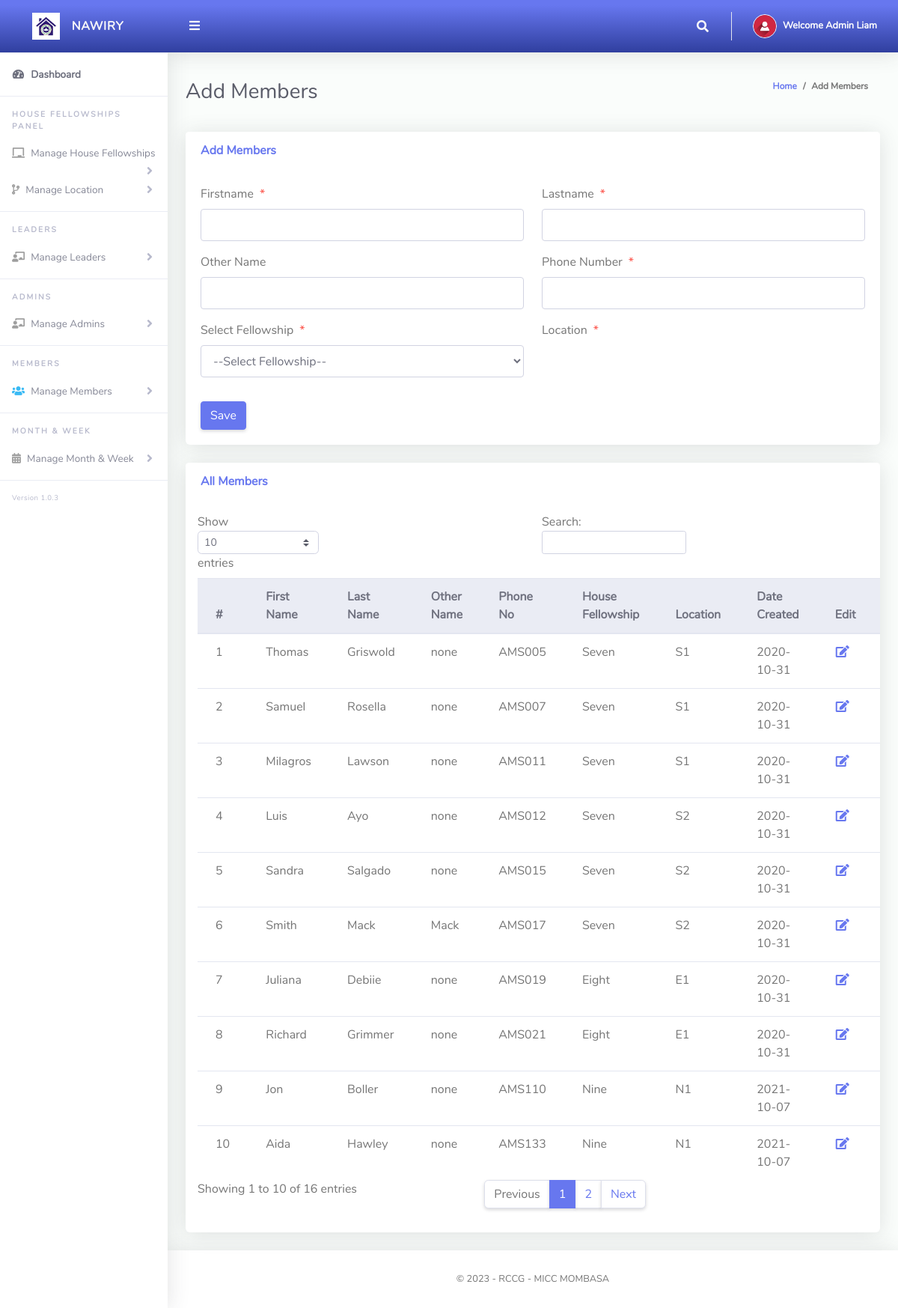
The page /Admin/createMembers.php (signed in) on the database its author committed.
### tables this page shows
CREATE TABLE `tblmembers` (
  `Id` int(10) NOT NULL,
  `firstName` varchar(255) NOT NULL,
  `lastName` varchar(255) NOT NULL,
  `otherName` varchar(255) NOT NULL,
  `phoneNumber` varchar(255) NOT NULL,
  `password` varchar(50) NOT NULL,
  `hseId` varchar(10) NOT NULL,
  `hseArmId` varchar(10) NOT NULL,
  `dateCreated` varchar(50) NOT NULL
);

CREATE TABLE `tblhse` (
  `Id` int(10) NOT NULL,
  `hseFellowshipName` varchar(255) NOT NULL
);

CREATE TABLE `tblhsearms` (
  `Id` int(10) NOT NULL,
  `hseId` varchar(10) NOT NULL,
  `hseArmName` varchar(255) NOT NULL,
  `isAssigned` varchar(10) NOT NULL
);

### Admin/createMembers.php (the view, shortened to what this page needs)
<?php
include '../Includes/dbcon.php';
?>
<!DOCTYPE html>
<html lang="en">
<head>
  <link href="../vendor/fontawesome-free/css/all.min.css" rel="stylesheet" type="text/css">
  <link href="../vendor/bootstrap/css/bootstrap.min.css" rel="stylesheet" type="text/css">
  <link href="css/ruang-admin.min.css" rel="stylesheet">
</head>
<body id="page-top">
  <div id="wrapper">
      <?php include "Includes/sidebar.php";?>
    <div id="content-wrapper" class="d-flex flex-column">
      <div id="content">
       <?php include "Includes/topbar.php";?>
        <div class="container-fluid" id="container-wrapper">
          <div class="d-sm-flex align-items-center justify-content-between mb-4">
            <h1 class="h3 mb-0 text-gray-800">Add Members</h1>
            <ol class="breadcrumb">
              <li class="breadcrumb-item"><a href="./">Home</a></li>
              <li class="breadcrumb-item active" aria-current="page">Add Members</li>
            </ol>
          </div>
          <div class="row">
            <div class="col-lg-12">
              <div class="card mb-4">
                <div class="card-header py-3 d-flex flex-row align-items-center justify-content-between">
                  <h6 class="m-0 font-weight-bold text-primary">Add Members</h6>
                </div>
                <div class="card-body">
                  <form method="post">
                   <div class="form-group row mb-3">
                        <div class="col-xl-6">
                        <label class="form-control-label">Firstname<span class="text-danger ml-2">*</span></label>
                        <input type="text" class="form-control" name="firstName" value="<?php echo $row['firstName'];?>" id="exampleInputFirstName" >
                        </div>
                        <div class="col-xl-6">
                        <label class="form-control-label">Lastname<span class="text-danger ml-2">*</span></label>
                      <input type="text" class="form-control" name="lastName" value="<?php echo $row['lastName'];?>" id="exampleInputFirstName" >
                        </div>
                    </div>
                     <div class="form-group row mb-3">
                        <div class="col-xl-6">
                        <label class="form-control-label">Other Name<span class="text-danger ml-2"></span></label>
                        <input type="text" class="form-control" name="otherName" value="<?php echo $row['otherName'];?>" id="exampleInputFirstName" >
                        </div>
                        <div class="col-xl-6">
                        <label class="form-control-label">Phone Number<span class="text-danger ml-2">*</span></label>
                      <input type="text" class="form-control" required name="phoneNumber" value="<?php echo $row['phoneNumber'];?>" id="exampleInputFirstName" >
                        </div>
                    </div>
                    <div class="form-group row mb-3">
                        <div class="col-xl-6">
                        <label class="form-control-label">Select Fellowship<span class="text-danger ml-2">*</span></label>
                         <?php
                        $qry= "SELECT * FROM tblhse ORDER BY hseFellowshipName ASC";
                        $result = $conn->query($qry);
                        $num = $result->num_rows;
                        if ($num > 0){
                          echo ' <select required name="hseId" onchange="classArmDropdown(this.value)" class="form-control mb-3">';
                          echo'<option value="">--Select Fellowship--</option>';
                                  echo '</select>';
                              }
                            ?>
                        </div>
                        <div class="col-xl-6">
                        <label class="form-control-label">Location<span class="text-danger ml-2">*</span></label>
                        </div>
                    </div>
                      <?php
                    if (isset($Id))
                    {
                    ?>
                    <button type="submit" name="update" class="btn btn-warning">Update</button>
                    &nbsp;&nbsp;&nbsp;&nbsp;&nbsp;&nbsp;&nbsp;&nbsp;&nbsp;&nbsp;
                    <?php
                    } else {
                    ?>
                    <button type="submit" name="save" class="btn btn-primary">Save</button>
                    <?php
                    }
                    ?>
                  </form>
                </div>
              </div>
                 <div class="row">
              <div class="col-lg-12">
              <div class="card mb-4">
                <div class="card-header py-3 d-flex flex-row align-items-center justify-content-between">
                  <h6 class="m-0 font-weight-bold text-primary">All Members</h6>
                </div>
                <div class="table-responsive p-3">
                  <table class="table align-items-center table-flush table-hover" id="dataTableHover">
                    <thead class="thead-light">
                      <tr>
                        <th>#</th>
                        <th>First Name</th>
                        <th>Last Name</th>
                        <th>Other Name</th>
                        <th>Phone No</th>
                        <th>House Fellowship</th>
                        <th>Location</th>
                        <th>Date Created</th>
                         <th>Edit</th>
                        <th>Delete</th>
                      </tr>
                    </thead>
                    <tbody>
                  <?php
                      $query = "SELECT tblmembers.Id,tblhse.hseFellowshipName,tblhsearms.hseArmName,tblhsearms.Id AS hseArmId,tblmembers.firstName,
                      tblmembers.lastName,tblmembers.otherName,tblmembers.phoneNumber,tblmembers.dateCreated
                      FROM tblmembers
                      INNER JOIN tblhse ON tblhse.Id = tblmembers.hseId
                      INNER JOIN tblhsearms ON tblhsearms.Id = tblmembers.hseArmId";
                      $rs = $conn->query($query);
                      $num = $rs->num_rows;
                      $sn=0;
                      if($num > 0)
                      {
                        while ($rows = $rs->fetch_assoc())
                          {
                             $sn = $sn + 1;
                            echo"
                              <tr>
                                <td>".$sn."</td>
                                <td>".$rows['firstName']."</td>
                                <td>".$rows['lastName']."</td>
                                <td>".$rows['otherName']."</td>
                                <td>".$rows['phoneNumber']."</td>
                                <td>".$rows['hseFellowshipName']."</td>
                                <td>".$rows['hseArmName']."</td>
                                 <td>".$rows['dateCreated']."</td>
                                <td><a href='?action=edit&Id=".$rows['Id']."'><i class='fas fa-fw fa-edit'></i></a></td>
                                <td><a href='?action=delete&Id=".$rows['Id']."'><i class='fas fa-fw fa-trash'></i></a></td>
                              </tr>";
                          }
                      }
                      else
                      {
                           echo
                           "<div class='alert alert-danger' role='alert'>
                            No Record Found!
                            </div>";
                      }
                      ?>
                    </tbody>
                  </table>
                </div>
              </div>
            </div>
            </div>
          </div>
        </div>
      </div>
       <?php include "Includes/footer.php";?>
    </div>
  </div>
</body>
</html>

### Admin/Includes/topbar.php (shortened to what this page needs)
<?php
  $query = "SELECT * FROM tbladmin WHERE Id = ".$_SESSION['userId']."";
  $rs = $conn->query($query);
  $rows = $rs->fetch_assoc();
  $fullName = $rows['firstName']." ".$rows['lastName'];
?>
<nav class="navbar navbar-expand navbar-light bg-gradient-primary topbar mb-4 static-top">
          <button id="sidebarToggleTop" class="btn btn-link rounded-circle mr-3">
            <i class="fa fa-bars"></i>
          </button>
          <ul class="navbar-nav ml-auto">
            <li class="nav-item dropdown no-arrow">
              <a class="nav-link dropdown-toggle" href="#" id="searchDropdown" role="button" data-toggle="dropdown"
                aria-haspopup="true" aria-expanded="false">
                <i class="fas fa-search fa-fw"></i>
              </a>
            </li>
            <li class="nav-item dropdown no-arrow">
              <a class="nav-link dropdown-toggle" href="#" id="userDropdown" role="button" data-toggle="dropdown"
                aria-haspopup="true" aria-expanded="false">
                <img class="img-profile rounded-circle" src="img/user-icn.png" style="max-width: 60px">
                <span class="ml-2 d-none d-lg-inline text-white small"><b>Welcome <?php echo $fullName;?></b></span>
              </a>
            </li>
          </ul>
        </nav>

### rows shown on the page
tblmembers: firstName "Thomas", lastName "Griswold", otherName "none", phoneNumber "AMS005", hseId.hseFellowshipName "Seven", hseArmId.hseArmName "S1", dateCreated "2020-10-31"
tblmembers: firstName "Samuel", lastName "Rosella", otherName "none", phoneNumber "AMS007", hseId.hseFellowshipName "Seven", hseArmId.hseArmName "S1", dateCreated "2020-10-31"
tblmembers: firstName "Milagros", lastName "Lawson", otherName "none", phoneNumber "AMS011", hseId.hseFellowshipName "Seven", hseArmId.hseArmName "S1", dateCreated "2020-10-31"
tblmembers: firstName "Luis", lastName "Ayo", otherName "none", phoneNumber "AMS012", hseId.hseFellowshipName "Seven", hseArmId.hseArmName "S2", dateCreated "2020-10-31"
tblmembers: firstName "Sandra", lastName "Salgado", otherName "none", phoneNumber "AMS015", hseId.hseFellowshipName "Seven", hseArmId.hseArmName "S2", dateCreated "2020-10-31"
tblmembers: firstName "Smith", lastName "Mack", otherName "Mack", phoneNumber "AMS017", hseId.hseFellowshipName "Seven", hseArmId.hseArmName "S2", dateCreated "2020-10-31"
tblmembers: firstName "Juliana", lastName "Debiie", otherName "none", phoneNumber "AMS019", hseId.hseFellowshipName "Eight", hseArmId.hseArmName "E1", dateCreated "2020-10-31"
tblmembers: firstName "Richard", lastName "Grimmer", otherName "none", phoneNumber "AMS021", hseId.hseFellowshipName "Eight", hseArmId.hseArmName "E1", dateCreated "2020-10-31"
tblmembers: firstName "Jon", lastName "Boller", otherName "none", phoneNumber "AMS110", hseId.hseFellowshipName "Nine", hseArmId.hseArmName "N1", dateCreated "2021-10-07"
tblmembers: firstName "Aida", lastName "Hawley", otherName "none", phoneNumber "AMS133", hseId.hseFellowshipName "Nine", hseArmId.hseArmName "N1", dateCreated "2021-10-07"

### other values the page prints
$fullName "Admin Liam"
